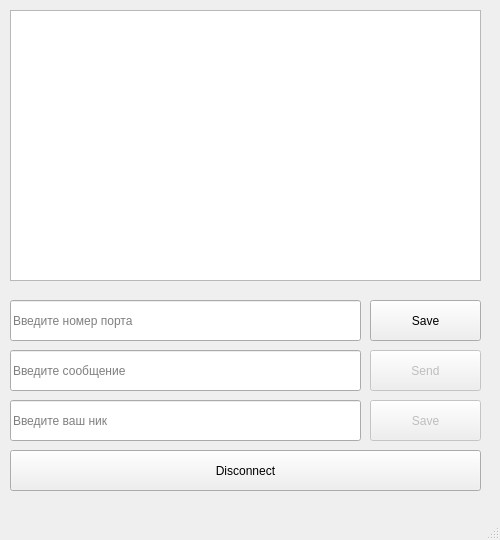
<?xml version="1.0" encoding="UTF-8"?>
<ui version="4.0">
 <class>MainWindow</class>
 <widget class="QMainWindow" name="MainWindow">
  <property name="geometry">
   <rect>
    <x>0</x>
    <y>0</y>
    <width>500</width>
    <height>540</height>
   </rect>
  </property>
  <property name="windowTitle">
   <string>MainWindow</string>
  </property>
  <widget class="QWidget" name="centralwidget">
   <widget class="QLineEdit" name="lineEdit">
    <property name="geometry">
     <rect>
      <x>10</x>
      <y>350</y>
      <width>351</width>
      <height>41</height>
     </rect>
    </property>
    <property name="readOnly">
     <bool>true</bool>
    </property>
    <property name="placeholderText">
     <string>Введите сообщение</string>
    </property>
   </widget>
   <widget class="QPushButton" name="pushButton">
    <property name="enabled">
     <bool>false</bool>
    </property>
    <property name="geometry">
     <rect>
      <x>370</x>
      <y>350</y>
      <width>111</width>
      <height>41</height>
     </rect>
    </property>
    <property name="text">
     <string>Send</string>
    </property>
    <property name="checkable">
     <bool>false</bool>
    </property>
   </widget>
   <widget class="QPushButton" name="pushButton_2">
    <property name="enabled">
     <bool>false</bool>
    </property>
    <property name="geometry">
     <rect>
      <x>370</x>
      <y>400</y>
      <width>111</width>
      <height>41</height>
     </rect>
    </property>
    <property name="text">
     <string>Save</string>
    </property>
   </widget>
   <widget class="QLineEdit" name="lineEdit_2">
    <property name="geometry">
     <rect>
      <x>10</x>
      <y>400</y>
      <width>351</width>
      <height>41</height>
     </rect>
    </property>
    <property name="readOnly">
     <bool>true</bool>
    </property>
    <property name="placeholderText">
     <string>Введите ваш ник</string>
    </property>
   </widget>
   <widget class="QTextEdit" name="textEdit">
    <property name="enabled">
     <bool>true</bool>
    </property>
    <property name="geometry">
     <rect>
      <x>10</x>
      <y>10</y>
      <width>471</width>
      <height>271</height>
     </rect>
    </property>
    <property name="readOnly">
     <bool>true</bool>
    </property>
   </widget>
   <widget class="QPushButton" name="pushButton_3">
    <property name="geometry">
     <rect>
      <x>10</x>
      <y>450</y>
      <width>471</width>
      <height>41</height>
     </rect>
    </property>
    <property name="text">
     <string>Disconnect</string>
    </property>
   </widget>
   <widget class="QLineEdit" name="lineEdit_3">
    <property name="geometry">
     <rect>
      <x>10</x>
      <y>300</y>
      <width>351</width>
      <height>41</height>
     </rect>
    </property>
    <property name="inputMethodHints">
     <set>Qt::ImhPreferNumbers</set>
    </property>
    <property name="placeholderText">
     <string>Введите номер порта</string>
    </property>
   </widget>
   <widget class="QPushButton" name="pushButton_4">
    <property name="geometry">
     <rect>
      <x>370</x>
      <y>300</y>
      <width>111</width>
      <height>41</height>
     </rect>
    </property>
    <property name="text">
     <string>Save</string>
    </property>
   </widget>
  </widget>
  <widget class="QMenuBar" name="menubar">
   <property name="geometry">
    <rect>
     <x>0</x>
     <y>0</y>
     <width>500</width>
     <height>21</height>
    </rect>
   </property>
  </widget>
  <widget class="QStatusBar" name="statusbar"/>
 </widget>
 <resources/>
 <connections/>
</ui>
